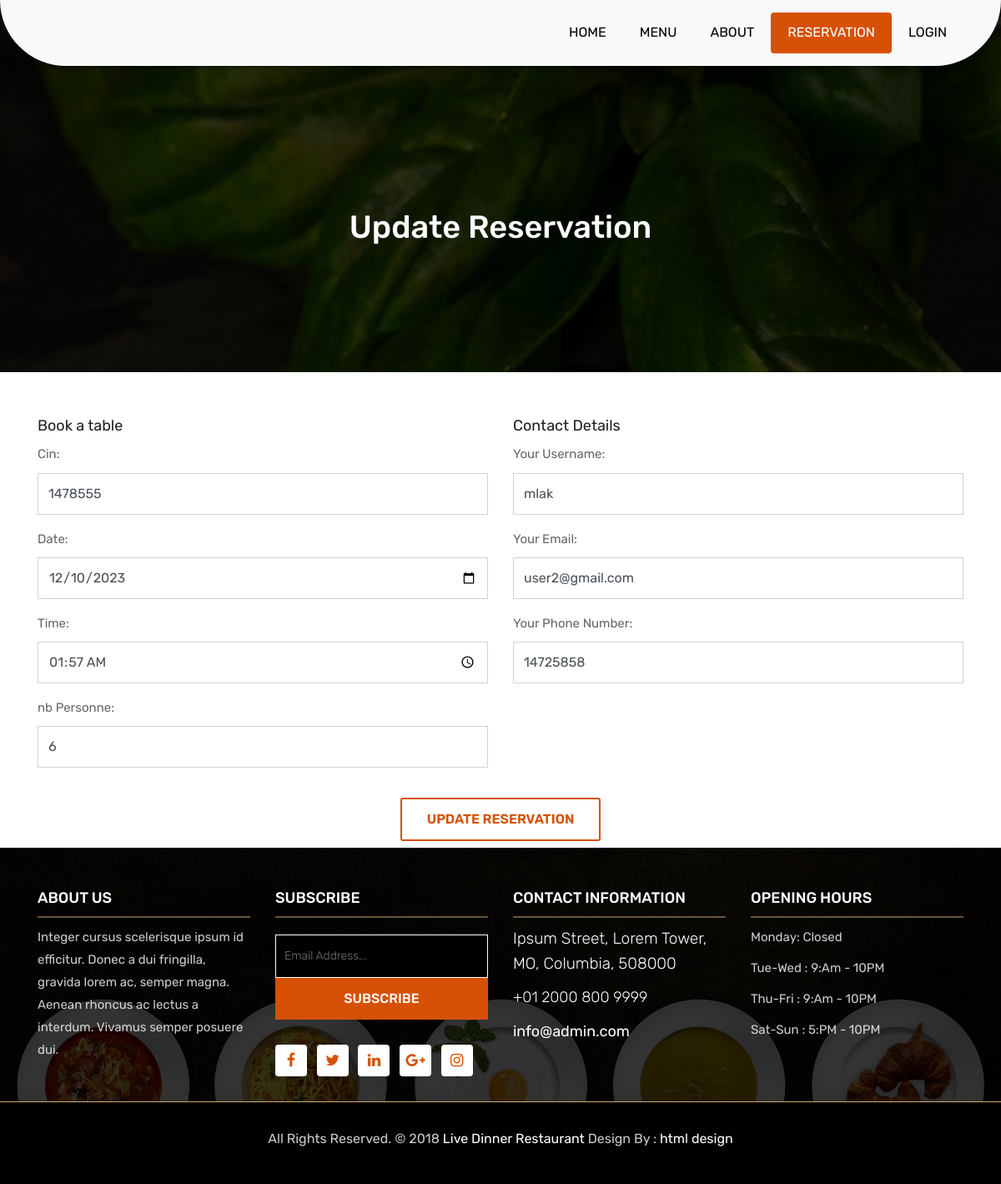
Screenshot of /reservation/edit/12 with the database file from the repository.
### reservation/models.py (models this page shows, shortened)
class Reservation(models.Model):
    x=[
        ('1','1'),
        ('2','2'),
        ('3','3'),
        ('4','4'),
        ('5','5'),
        ('6','6'),
        ('7','7'),
        ('8','8'),
        ('9','9'),
        ('10','10'),
    ]
    cin = models.CharField(max_length=50)
    username=models.CharField(max_length=100)
    email= models.EmailField()
    numtel = models.CharField(max_length=15)
    nbPersonne = models.CharField(max_length=2,default=1, choices=x)
    date=models.DateField()
    time=models.TimeField(null=True)
    class Meta:
        db_table="reservation"

### reservation/views.py (the view)
# urls.py: path('edit/<int:id>', views.edit),
def edit(request,id):
    rev=Reservation.objects.get(id=id)
    return render(request,'reservation/edit.html',{'rev':rev})

### templates/reservation/edit.html (shortened to what this page needs)
{% extends 'base.html' %}
{% block content %}
<head>
    {% load static %}
    <link rel="stylesheet" href="{% static 'css/style.css' %}">
</head>
<body>
	<header class="top-navbar">
		<nav class="navbar navbar-expand-lg navbar-light bg-light">
			<div class="container">
				<div class="collapse navbar-collapse" id="navbars-rs-food">
					<ul class="navbar-nav ml-auto">
						<li class="nav-item"><a class="nav-link" href="/home">Home</a></li>
						<li class="nav-item"><a class="nav-link" href="/menu">Menu</a></li>
						<li class="nav-item"><a class="nav-link" href="/about">About</a></li>
                        <li class="nav-item active"><a class="nav-link" href="/reservation">Reservation</a></li>
                        <li class="nav-item"><a class="nav-link" href="/login">Login</a></li>
					</ul>
				</div>
			</div>
		</nav>
	</header>
	<div class="all-page-title page-breadcrumb">
		<div class="container text-center">
			<div class="row">
				<div class="col-lg-12">
					<h1>Update Reservation <!DOCTYPE html>
                    <html lang="en">
                    <head>
                    </head>
                    <body>
                    </body>
                    </html> </h1>
				</div>
			</div>
		</div>
	</div>
<body>
<br><br>
    <form method="POST" action="{% url 'reservation:update' id=rev.id %}">
        <div class="container">
            <div class="row">
                <div class="col-md-6">
                    <h3>Book a table</h3>
                    <div class="form-group">
                        <label>Cin:</label>
                        <input class="datepicker picker__input form-control" name="cin" type="text" value="{{ rev.cin }}">
                    </div>
                    <div class="form-group">
                        <label>Date:</label>
                        <input class="datepicker picker__input form-control" name="date" type="date" value="{{rev.date|date:'Y-m-d'}}" >
                    </div>
                    <div class="form-group">
                        <label>Time:</label>
                        <input class="time form-control picker__input" name="time" type="time" value="{{ rev.time|time:'H:i' }}" >
                    </div>
                    <div class="form-group">
                        <label>nb Personne:</label>
                        <input class="datepicker picker__input form-control" name="nbPersonne" type="text" value="{{ rev.nbPersonne }}" >
                    </div>
                </div>
                <div class="col-md-6">
                    <h3>Contact Details</h3>
                    <div class="form-group">
                        <label>Your Username:</label>
                        <input type="text" class="form-control"  name="username" placeholder="Your Username"   value="{{ rev.username }}">
                    </div>
                    <div class="form-group">
                        <label>Your Email:</label>
                        <input type="email" placeholder="Your Email"  class="form-control" name="email"  value="{{ rev.email}}">
                    </div>
                    <div class="form-group">
                        <label>Your Phone Number:</label>
                        <input type="tel" placeholder="Your Number"  class="form-control" name="numtel"  value="{{ rev.numtel}}">
                    </div>
                </div>
                <div class="col-md-12">
                    <div class="submit-button text-center">
                        <button class="btn btn-common"  type="submit">Update Reservation</button>
                    </div>
                </div>
            </div>
        </div>
    </form>
</body>
{% endblock %}

### liveDinner/static/css/style.css (style rules this page uses)
body { color: #666666; font-size: 15px; font-family: 'Rubik', sans-serif; line-height: 1.80857; }
a { color: #1f1f1f; text-decoration: none !important; outline: none !important; -webkit-transition: all .3s ease-in-out; -moz-transition: all .3s ease-in-out; -ms-transition: all .3s ease-in-out; -o-transition: all .3s ease-in-out; transition: all .3s ease-in-out; }
h1, h2, h3, h4, h5, h6 { letter-spacing: 0; font-weight: normal; position: relative; padding: 0 0 10px 0; font-weight: normal; line-height: 120% !important; color: #1f1f1f; margin: 0 }
h1 { font-size: 24px }
h3 { font-size: 18px }
a { color: #1f1f1f; text-decoration: none; outline: none; }
a, .btn { text-decoration: none !important; outline: none !important; -webkit-transition: all .3s ease-in-out; -moz-transition: all .3s ease-in-out; -ms-transition: all .3s ease-in-out; -o-transition: all .3s ease-in-out; transition: all .3s ease-in-out; }
ul, li, ol { list-style: none; margin: 0px; padding: 0px; }
.top-navbar { position: relative; z-index: 10; }
.top-navbar .navbar { padding: 15px 0px; position: fixed; width: 100%; border-radius: 0px 0px 100px 100px; transition: height .3s ease-out, background .3s ease-out, box-shadow .3s ease-out; -webkit-transform: translate3d(0, 0, 0); transform: translate3d(0, 0, 0); -webkit-box-shadow: 0 8px 6px -6px rgba(0, 0, 0, 0.4); box-shadow: 0 8px 6px -6px rgba(0, 0, 0, 0.4); z-index: 100; }
.top-navbar .navbar-light .navbar-nav .nav-link { color: #010101; font-size: 16px; padding: 10px 20px; border-radius: 4px; text-transform: uppercase; }
.top-navbar .navbar-light .navbar-nav .nav-item.active .nav-link { background: #d65106; color: #ffffff; border-radius: 4px; }
.btn { text-transform: uppercase; padding: 19px 36px; }
.btn { display: inline-block; font-weight: 600; text-align: center; white-space: nowrap; vertical-align: middle; -webkit-user-select: none; -moz-user-select: none; -ms-user-select: none; user-select: none; border: 2px solid transparent; padding: 12px 30px; font-size: 16px; line-height: 1.5; border-radius: .1875rem; transition: color .15s ease-in-out, background-color .15s ease-in-out, border-color .15s ease-in-out, box-shadow .15s ease-in-out; }
.page-breadcrumb { padding: 250px 0 150px; background: url(../images/all-bg.jpg) no-repeat; background-attachment: fixed; background-size: cover; background-position: 0 0; position: relative; }
.all-page-title .container { position: relative; z-index: 2; }
.all-page-title::before { background: #010101; content: ""; height: 100%; left: 0; position: absolute; top: 0; width: 100%; z-index: 1; opacity: 0.8; }
.all-page-title h1 { font-size: 38px; color: #ffffff; font-family: 'Rubik', sans-serif; padding: 0px; font-weight: 500; }
.form-control { border-radius: 0px; min-height: 50px; }
.submit-button { margin-top: 20px; }
.btn.btn-common { color: #d65106; background-color: transparent; background-image: none; border-color: #d65106; }

### rows the page displays
Reservation: cin "1478555", date "12/10/2023", time "01:57", nbPersonne "6", username "mlak", email "user2@gmail.com", numtel "14725858"
